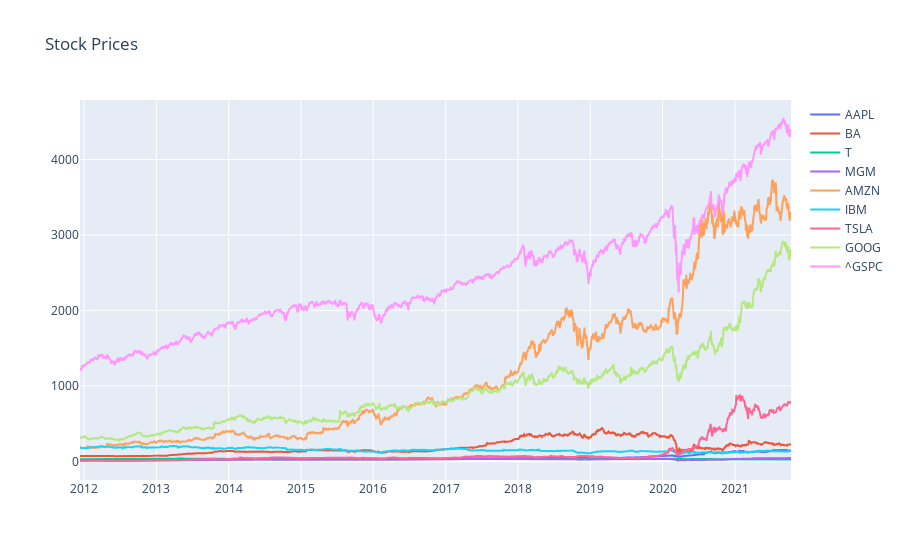

The cell this chart's notebook holds for it:
### Code cell
interactive_plot(stock_price_df, 'Stock Prices')

### Figure 1 — Plotly figure (JSON) as saved in the notebook; plotly's stock layout.template omitted (floating-point values rounded to 4 significant figures; data arrays with more than 128 entries replaced by an {"elided": "..."} marker saying what was removed)
{"data": [{"name": "AAPL", "type": "scatter", "x": {"elided": "2474 str values"}, "y": {"elided": "2474 float values"}}, {"name": "BA", "type": "scatter", "x": {"elided": "2474 str values"}, "y": {"elided": "2474 float values"}}, {"name": "T", "type": "scatter", "x": {"elided": "2474 str values"}, "y": {"elided": "2474 float values"}}, {"name": "MGM", "type": "scatter", "x": {"elided": "2474 str values"}, "y": {"elided": "2474 float values"}}, {"name": "AMZN", "type": "scatter", "x": {"elided": "2474 str values"}, "y": {"elided": "2474 float values"}}, {"name": "IBM", "type": "scatter", "x": {"elided": "2474 str values"}, "y": {"elided": "2474 float values"}}, {"name": "TSLA", "type": "scatter", "x": {"elided": "2474 str values"}, "y": {"elided": "2474 float values"}}, {"name": "GOOG", "type": "scatter", "x": {"elided": "2474 str values"}, "y": {"elided": "2474 float values"}}, {"name": "^GSPC", "type": "scatter", "x": {"elided": "2474 str values"}, "y": {"elided": "2474 float values"}}], "layout": {"legend": {"tracegroupgap": 0}, "title": {"text": "Stock Prices"}, "xaxis": {"anchor": "y", "domain": [0, 1]}, "yaxis": {"anchor": "x", "domain": [0, 1]}}}
